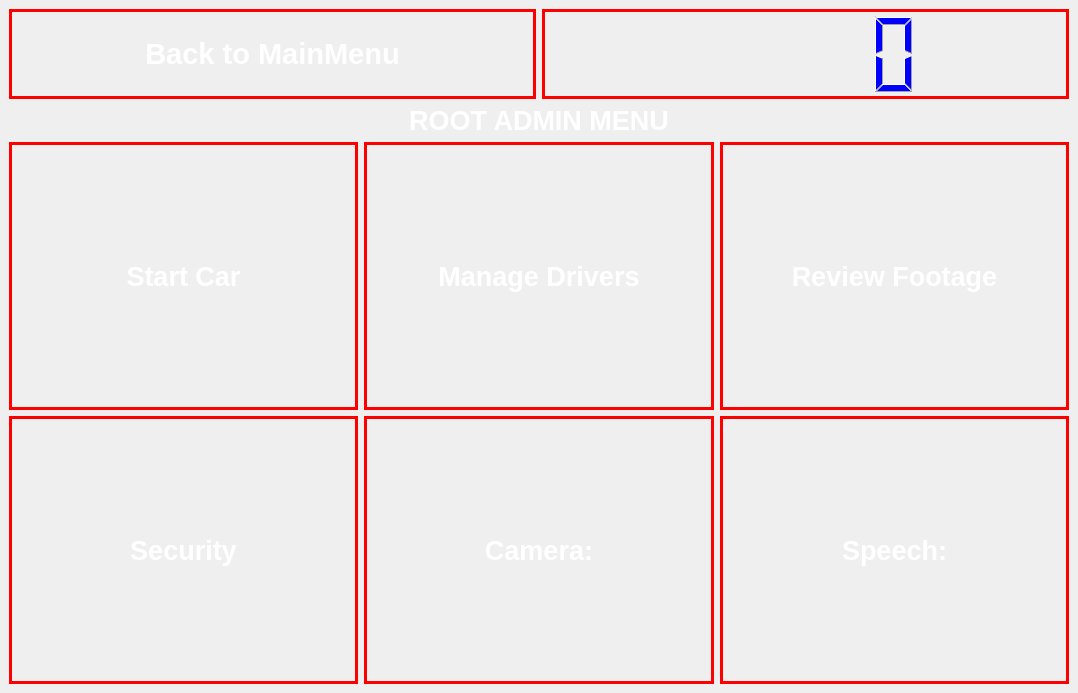
<?xml version="1.0" encoding="UTF-8"?>
<ui version="4.0">
 <class>root</class>
 <widget class="QMainWindow" name="root">
  <property name="geometry">
   <rect>
    <x>0</x>
    <y>0</y>
    <width>1078</width>
    <height>693</height>
   </rect>
  </property>
  <property name="windowTitle">
   <string>root</string>
  </property>
  <property name="styleSheet">
   <string notr="true"> background-image: url('/home/phong/Desktop/antitheft/GUI/3/a.jpg');
</string>
  </property>
  <widget class="QWidget" name="centralwidget">
   <layout class="QVBoxLayout" name="verticalLayout_2" stretch="0">
    <item>
     <layout class="QVBoxLayout" name="verticalLayout" stretch="1,6,6">
      <item>
       <layout class="QHBoxLayout" name="horizontalLayout_3">
        <item>
         <widget class="QPushButton" name="backtomainmenu_button2">
          <property name="sizePolicy">
           <sizepolicy hsizetype="Minimum" vsizetype="Preferred">
            <horstretch>0</horstretch>
            <verstretch>0</verstretch>
           </sizepolicy>
          </property>
          <property name="font">
           <font>
            <pointsize>22</pointsize>
            <weight>75</weight>
            <italic>false</italic>
            <bold>true</bold>
           </font>
          </property>
          <property name="styleSheet">
           <string notr="true">color:white;
border: 3px solid red;</string>
          </property>
          <property name="text">
           <string>Back to MainMenu</string>
          </property>
         </widget>
        </item>
        <item>
         <widget class="QLCDNumber" name="lcdNumber">
          <property name="styleSheet">
           <string notr="true">color:blue;
border: 3px solid red;</string>
          </property>
         </widget>
        </item>
       </layout>
      </item>
      <item>
       <widget class="QLabel" name="label">
        <property name="sizePolicy">
         <sizepolicy hsizetype="Preferred" vsizetype="Fixed">
          <horstretch>0</horstretch>
          <verstretch>0</verstretch>
         </sizepolicy>
        </property>
        <property name="font">
         <font>
          <pointsize>20</pointsize>
          <weight>75</weight>
          <bold>true</bold>
         </font>
        </property>
        <property name="styleSheet">
         <string notr="true">color:white</string>
        </property>
        <property name="text">
         <string>ROOT ADMIN MENU</string>
        </property>
        <property name="alignment">
         <set>Qt::AlignCenter</set>
        </property>
       </widget>
      </item>
      <item>
       <layout class="QHBoxLayout" name="horizontalLayout" stretch="0,0,0">
        <item>
         <layout class="QVBoxLayout" name="verticalLayout_5">
          <item>
           <widget class="QPushButton" name="start_car_button">
            <property name="sizePolicy">
             <sizepolicy hsizetype="Minimum" vsizetype="Preferred">
              <horstretch>0</horstretch>
              <verstretch>0</verstretch>
             </sizepolicy>
            </property>
            <property name="font">
             <font>
              <pointsize>20</pointsize>
              <weight>75</weight>
              <bold>true</bold>
             </font>
            </property>
            <property name="styleSheet">
             <string notr="true">color:white;
border: 3px solid red;</string>
            </property>
            <property name="text">
             <string>Start Car</string>
            </property>
           </widget>
          </item>
          <item>
           <widget class="QPushButton" name="security_button">
            <property name="sizePolicy">
             <sizepolicy hsizetype="Preferred" vsizetype="Preferred">
              <horstretch>0</horstretch>
              <verstretch>0</verstretch>
             </sizepolicy>
            </property>
            <property name="font">
             <font>
              <pointsize>20</pointsize>
              <weight>75</weight>
              <bold>true</bold>
             </font>
            </property>
            <property name="styleSheet">
             <string notr="true">color:white;
border: 3px solid red;</string>
            </property>
            <property name="text">
             <string>Security</string>
            </property>
           </widget>
          </item>
         </layout>
        </item>
        <item>
         <layout class="QVBoxLayout" name="verticalLayout_4">
          <item>
           <widget class="QPushButton" name="manage_drivers_button">
            <property name="sizePolicy">
             <sizepolicy hsizetype="Preferred" vsizetype="Preferred">
              <horstretch>0</horstretch>
              <verstretch>0</verstretch>
             </sizepolicy>
            </property>
            <property name="font">
             <font>
              <pointsize>20</pointsize>
              <weight>75</weight>
              <bold>true</bold>
             </font>
            </property>
            <property name="styleSheet">
             <string notr="true">color:white;
border: 3px solid red;</string>
            </property>
            <property name="text">
             <string>Manage Drivers</string>
            </property>
           </widget>
          </item>
          <item>
           <widget class="QPushButton" name="camera_button">
            <property name="sizePolicy">
             <sizepolicy hsizetype="Preferred" vsizetype="Preferred">
              <horstretch>0</horstretch>
              <verstretch>0</verstretch>
             </sizepolicy>
            </property>
            <property name="font">
             <font>
              <pointsize>20</pointsize>
              <weight>75</weight>
              <bold>true</bold>
             </font>
            </property>
            <property name="styleSheet">
             <string notr="true">color:white;
border: 3px solid red;</string>
            </property>
            <property name="text">
             <string>Camera:</string>
            </property>
           </widget>
          </item>
         </layout>
        </item>
        <item>
         <layout class="QVBoxLayout" name="verticalLayout_3">
          <item>
           <widget class="QPushButton" name="review_footage_button">
            <property name="sizePolicy">
             <sizepolicy hsizetype="Preferred" vsizetype="Preferred">
              <horstretch>0</horstretch>
              <verstretch>0</verstretch>
             </sizepolicy>
            </property>
            <property name="font">
             <font>
              <pointsize>20</pointsize>
              <weight>75</weight>
              <bold>true</bold>
             </font>
            </property>
            <property name="styleSheet">
             <string notr="true">color:white;
border: 3px solid red;</string>
            </property>
            <property name="text">
             <string>Review Footage</string>
            </property>
           </widget>
          </item>
          <item>
           <widget class="QPushButton" name="speech_button">
            <property name="sizePolicy">
             <sizepolicy hsizetype="Preferred" vsizetype="Preferred">
              <horstretch>0</horstretch>
              <verstretch>0</verstretch>
             </sizepolicy>
            </property>
            <property name="font">
             <font>
              <pointsize>20</pointsize>
              <weight>75</weight>
              <bold>true</bold>
             </font>
            </property>
            <property name="styleSheet">
             <string notr="true">color:white;
border: 3px solid red;</string>
            </property>
            <property name="text">
             <string>Speech:</string>
            </property>
           </widget>
          </item>
         </layout>
        </item>
       </layout>
      </item>
     </layout>
    </item>
   </layout>
  </widget>
 </widget>
 <resources/>
 <connections/>
</ui>
